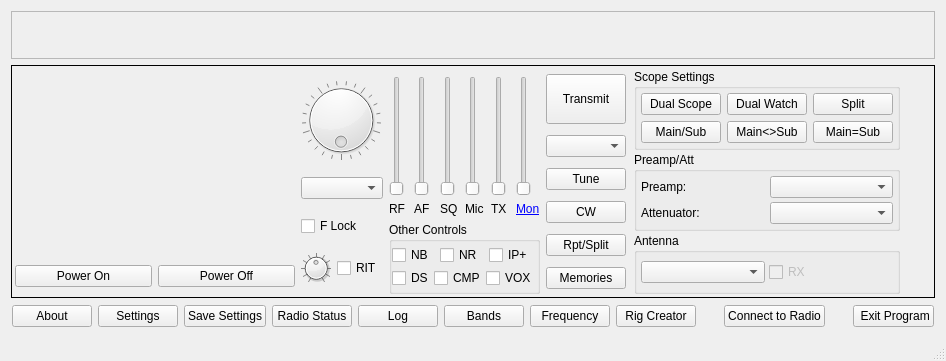
<?xml version="1.0" encoding="UTF-8"?>
<ui version="4.0">
 <class>wfmain</class>
 <widget class="QMainWindow" name="wfmain">
  <property name="geometry">
   <rect>
    <x>0</x>
    <y>0</y>
    <width>946</width>
    <height>361</height>
   </rect>
  </property>
  <property name="acceptDrops">
   <bool>true</bool>
  </property>
  <property name="windowTitle">
   <string>wfmain</string>
  </property>
  <widget class="QWidget" name="centralWidget">
   <layout class="QVBoxLayout" name="verticalLayout">
    <item>
     <widget class="QFrame" name="scopeVFOGroup">
      <property name="sizePolicy">
       <sizepolicy hsizetype="Preferred" vsizetype="Preferred">
        <horstretch>0</horstretch>
        <verstretch>0</verstretch>
       </sizepolicy>
      </property>
      <property name="frameShape">
       <enum>QFrame::Shape::StyledPanel</enum>
      </property>
      <property name="frameShadow">
       <enum>QFrame::Shadow::Raised</enum>
      </property>
      <layout class="QVBoxLayout" name="scopeVFOLayout">
       <property name="spacing">
        <number>0</number>
       </property>
       <property name="leftMargin">
        <number>0</number>
       </property>
       <property name="topMargin">
        <number>0</number>
       </property>
       <property name="rightMargin">
        <number>0</number>
       </property>
       <property name="bottomMargin">
        <number>0</number>
       </property>
       <item>
        <layout class="QVBoxLayout" name="vfoLayout">
         <property name="spacing">
          <number>0</number>
         </property>
         <property name="leftMargin">
          <number>0</number>
         </property>
         <property name="topMargin">
          <number>0</number>
         </property>
         <property name="rightMargin">
          <number>0</number>
         </property>
         <property name="bottomMargin">
          <number>0</number>
         </property>
        </layout>
       </item>
      </layout>
     </widget>
    </item>
    <item>
     <widget class="QFrame" name="mainGroup">
      <property name="sizePolicy">
       <sizepolicy hsizetype="Preferred" vsizetype="Fixed">
        <horstretch>0</horstretch>
        <verstretch>0</verstretch>
       </sizepolicy>
      </property>
      <property name="frameShape">
       <enum>QFrame::Shape::Box</enum>
      </property>
      <property name="frameShadow">
       <enum>QFrame::Shadow::Plain</enum>
      </property>
      <property name="lineWidth">
       <number>1</number>
      </property>
      <property name="midLineWidth">
       <number>0</number>
      </property>
      <layout class="QVBoxLayout" name="verticalLayout_2">
       <property name="spacing">
        <number>2</number>
       </property>
       <property name="leftMargin">
        <number>3</number>
       </property>
       <property name="topMargin">
        <number>3</number>
       </property>
       <property name="rightMargin">
        <number>3</number>
       </property>
       <property name="bottomMargin">
        <number>3</number>
       </property>
       <item>
        <layout class="QHBoxLayout" name="horizontalLayout_2">
         <item>
          <layout class="QVBoxLayout" name="metersVerticalLayout">
           <property name="leftMargin">
            <number>0</number>
           </property>
           <item>
            <layout class="QVBoxLayout" name="meterLayout">
             <property name="spacing">
              <number>0</number>
             </property>
             <property name="topMargin">
              <number>0</number>
             </property>
             <property name="bottomMargin">
              <number>0</number>
             </property>
             <item>
              <widget class="meter" name="meterSPoWidget" native="true">
               <property name="sizePolicy">
                <sizepolicy hsizetype="Preferred" vsizetype="Fixed">
                 <horstretch>0</horstretch>
                 <verstretch>0</verstretch>
                </sizepolicy>
               </property>
               <property name="minimumSize">
                <size>
                 <width>280</width>
                 <height>30</height>
                </size>
               </property>
               <property name="maximumSize">
                <size>
                 <width>16777215</width>
                 <height>60</height>
                </size>
               </property>
              </widget>
             </item>
             <item>
              <widget class="meter" name="meter2Widget" native="true">
               <property name="sizePolicy">
                <sizepolicy hsizetype="Preferred" vsizetype="Fixed">
                 <horstretch>0</horstretch>
                 <verstretch>0</verstretch>
                </sizepolicy>
               </property>
               <property name="minimumSize">
                <size>
                 <width>280</width>
                 <height>30</height>
                </size>
               </property>
               <property name="maximumSize">
                <size>
                 <width>16777215</width>
                 <height>60</height>
                </size>
               </property>
              </widget>
             </item>
             <item>
              <widget class="meter" name="meter3Widget" native="true">
               <property name="minimumSize">
                <size>
                 <width>0</width>
                 <height>30</height>
                </size>
               </property>
               <property name="maximumSize">
                <size>
                 <width>16777215</width>
                 <height>60</height>
                </size>
               </property>
              </widget>
             </item>
            </layout>
           </item>
           <item>
            <layout class="QHBoxLayout" name="horizontalLayout_27">
             <item>
              <widget class="QPushButton" name="rigPowerOnBtn">
               <property name="focusPolicy">
                <enum>Qt::FocusPolicy::NoFocus</enum>
               </property>
               <property name="toolTip">
                <string>&lt;html&gt;&lt;head/&gt;&lt;body&gt;&lt;p&gt;Turns the radio on&lt;/p&gt;&lt;/body&gt;&lt;/html&gt;</string>
               </property>
               <property name="text">
                <string>Power On</string>
               </property>
              </widget>
             </item>
             <item>
              <widget class="QPushButton" name="rigPowerOffBtn">
               <property name="focusPolicy">
                <enum>Qt::FocusPolicy::NoFocus</enum>
               </property>
               <property name="toolTip">
                <string>&lt;html&gt;&lt;head/&gt;&lt;body&gt;&lt;p&gt;Turns the radio off&lt;/p&gt;&lt;/body&gt;&lt;/html&gt;</string>
               </property>
               <property name="text">
                <string>Power Off</string>
               </property>
              </widget>
             </item>
            </layout>
           </item>
          </layout>
         </item>
         <item>
          <layout class="QVBoxLayout" name="tuningLayout">
           <property name="rightMargin">
            <number>0</number>
           </property>
           <item>
            <widget class="QDial" name="freqDial">
             <property name="sizePolicy">
              <sizepolicy hsizetype="Fixed" vsizetype="Fixed">
               <horstretch>0</horstretch>
               <verstretch>0</verstretch>
              </sizepolicy>
             </property>
             <property name="minimumSize">
              <size>
               <width>60</width>
               <height>60</height>
              </size>
             </property>
             <property name="maximumSize">
              <size>
               <width>80</width>
               <height>80</height>
              </size>
             </property>
             <property name="accessibleName">
              <string>Tuning Dial</string>
             </property>
             <property name="minimum">
              <number>3000</number>
             </property>
             <property name="maximum">
              <number>4000</number>
             </property>
             <property name="singleStep">
              <number>10</number>
             </property>
             <property name="pageStep">
              <number>100</number>
             </property>
             <property name="wrapping">
              <bool>true</bool>
             </property>
             <property name="notchesVisible">
              <bool>true</bool>
             </property>
            </widget>
           </item>
           <item>
            <widget class="QComboBox" name="tuningStepCombo">
             <property name="toolTip">
              <string>Tuning Step Selection possibly. Or not...</string>
             </property>
             <property name="accessibleName">
              <string>Tuning Step Selection</string>
             </property>
             <property name="sizeAdjustPolicy">
              <enum>QComboBox::SizeAdjustPolicy::AdjustToContents</enum>
             </property>
            </widget>
           </item>
           <item>
            <widget class="QCheckBox" name="tuneLockChk">
             <property name="accessibleName">
              <string>Frequency Lock</string>
             </property>
             <property name="text">
              <string>F Lock</string>
             </property>
            </widget>
           </item>
           <item>
            <layout class="QHBoxLayout" name="horizontalLayout_25">
             <item>
              <widget class="QDial" name="ritTuneDial">
               <property name="maximumSize">
                <size>
                 <width>30</width>
                 <height>30</height>
                </size>
               </property>
               <property name="accessibleName">
                <string>R I T Dial</string>
               </property>
               <property name="minimum">
                <number>-500</number>
               </property>
               <property name="maximum">
                <number>500</number>
               </property>
               <property name="singleStep">
                <number>10</number>
               </property>
               <property name="pageStep">
                <number>50</number>
               </property>
               <property name="invertedAppearance">
                <bool>false</bool>
               </property>
               <property name="notchTarget">
                <double>10.000000000000000</double>
               </property>
               <property name="notchesVisible">
                <bool>true</bool>
               </property>
              </widget>
             </item>
             <item>
              <widget class="QCheckBox" name="ritEnableChk">
               <property name="accessibleName">
                <string>R I T Enable</string>
               </property>
               <property name="text">
                <string>RIT</string>
               </property>
              </widget>
             </item>
            </layout>
           </item>
          </layout>
         </item>
         <item>
          <layout class="QVBoxLayout" name="controlsLayout">
           <item>
            <spacer name="verticalSpacer">
             <property name="orientation">
              <enum>Qt::Orientation::Vertical</enum>
             </property>
             <property name="sizeHint" stdset="0">
              <size>
               <width>20</width>
               <height>5</height>
              </size>
             </property>
            </spacer>
           </item>
           <item>
            <layout class="QHBoxLayout" name="levelsHorizontalLayout">
             <property name="spacing">
              <number>6</number>
             </property>
             <property name="sizeConstraint">
              <enum>QLayout::SizeConstraint::SetMinimumSize</enum>
             </property>
             <property name="topMargin">
              <number>0</number>
             </property>
             <item>
              <layout class="QVBoxLayout" name="rfVerticalLayout">
               <property name="spacing">
                <number>6</number>
               </property>
               <property name="sizeConstraint">
                <enum>QLayout::SizeConstraint::SetDefaultConstraint</enum>
               </property>
               <property name="rightMargin">
                <number>0</number>
               </property>
               <item>
                <widget class="QSlider" name="rfGainSlider">
                 <property name="sizePolicy">
                  <sizepolicy hsizetype="Fixed" vsizetype="Fixed">
                   <horstretch>0</horstretch>
                   <verstretch>0</verstretch>
                  </sizepolicy>
                 </property>
                 <property name="minimumSize">
                  <size>
                   <width>0</width>
                   <height>120</height>
                  </size>
                 </property>
                 <property name="maximumSize">
                  <size>
                   <width>16777215</width>
                   <height>16777215</height>
                  </size>
                 </property>
                 <property name="toolTip">
                  <string>RX RF Gain</string>
                 </property>
                 <property name="accessibleName">
                  <string>RF Gain</string>
                 </property>
                 <property name="accessibleDescription">
                  <string>Receiver RF Gain</string>
                 </property>
                 <property name="maximum">
                  <number>255</number>
                 </property>
                 <property name="orientation">
                  <enum>Qt::Orientation::Vertical</enum>
                 </property>
                </widget>
               </item>
               <item>
                <widget class="QLabel" name="rfGainLabel">
                 <property name="minimumSize">
                  <size>
                   <width>0</width>
                   <height>0</height>
                  </size>
                 </property>
                 <property name="maximumSize">
                  <size>
                   <width>16777215</width>
                   <height>15</height>
                  </size>
                 </property>
                 <property name="text">
                  <string>RF</string>
                 </property>
                </widget>
               </item>
              </layout>
             </item>
             <item>
              <layout class="QVBoxLayout" name="afVerticalLayout">
               <property name="rightMargin">
                <number>0</number>
               </property>
               <item>
                <widget class="QSlider" name="afGainSlider">
                 <property name="sizePolicy">
                  <sizepolicy hsizetype="Fixed" vsizetype="Fixed">
                   <horstretch>0</horstretch>
                   <verstretch>0</verstretch>
                  </sizepolicy>
                 </property>
                 <property name="minimumSize">
                  <size>
                   <width>0</width>
                   <height>120</height>
                  </size>
                 </property>
                 <property name="maximumSize">
                  <size>
                   <width>16777215</width>
                   <height>16777215</height>
                  </size>
                 </property>
                 <property name="toolTip">
                  <string>RX AF Gain</string>
                 </property>
                 <property name="accessibleName">
                  <string>AF Gain</string>
                 </property>
                 <property name="accessibleDescription">
                  <string>Receive Audio Level. Sets rig volume on USB rigs, and sets PC volume on LAN rigs.</string>
                 </property>
                 <property name="maximum">
                  <number>255</number>
                 </property>
                 <property name="orientation">
                  <enum>Qt::Orientation::Vertical</enum>
                 </property>
                </widget>
               </item>
               <item>
                <widget class="QLabel" name="afGainLabel">
                 <property name="maximumSize">
                  <size>
                   <width>16777215</width>
                   <height>15</height>
                  </size>
                 </property>
                 <property name="text">
                  <string>AF</string>
                 </property>
                </widget>
               </item>
              </layout>
             </item>
             <item>
              <layout class="QVBoxLayout" name="sqVerticalLayout">
               <property name="leftMargin">
                <number>0</number>
               </property>
               <item>
                <widget class="QSlider" name="sqlSlider">
                 <property name="sizePolicy">
                  <sizepolicy hsizetype="Fixed" vsizetype="Fixed">
                   <horstretch>0</horstretch>
                   <verstretch>0</verstretch>
                  </sizepolicy>
                 </property>
                 <property name="minimumSize">
                  <size>
                   <width>0</width>
                   <height>120</height>
                  </size>
                 </property>
                 <property name="maximumSize">
                  <size>
                   <width>16777215</width>
                   <height>16777215</height>
                  </size>
                 </property>
                 <property name="toolTip">
                  <string>&lt;html&gt;&lt;head/&gt;&lt;body&gt;&lt;p&gt;Squelch&lt;/p&gt;&lt;/body&gt;&lt;/html&gt;</string>
                 </property>
                 <property name="accessibleName">
                  <string>Squelch</string>
                 </property>
                 <property name="accessibleDescription">
                  <string>Squelch control. Top is fully-muted, bottom is wide open.</string>
                 </property>
                 <property name="maximum">
                  <number>255</number>
                 </property>
                 <property name="orientation">
                  <enum>Qt::Orientation::Vertical</enum>
                 </property>
                </widget>
               </item>
               <item>
                <widget class="QLabel" name="squelchLabel">
                 <property name="maximumSize">
                  <size>
                   <width>16777215</width>
                   <height>15</height>
                  </size>
                 </property>
                 <property name="text">
                  <string>SQ</string>
                 </property>
                </widget>
               </item>
              </layout>
             </item>
             <item>
              <layout class="QVBoxLayout" name="micVerticalLayout">
               <property name="leftMargin">
                <number>0</number>
               </property>
               <item>
                <widget class="QSlider" name="micGainSlider">
                 <property name="sizePolicy">
                  <sizepolicy hsizetype="Fixed" vsizetype="Fixed">
                   <horstretch>0</horstretch>
                   <verstretch>0</verstretch>
                  </sizepolicy>
                 </property>
                 <property name="minimumSize">
                  <size>
                   <width>0</width>
                   <height>120</height>
                  </size>
                 </property>
                 <property name="maximumSize">
                  <size>
                   <width>16777215</width>
                   <height>16777215</height>
                  </size>
                 </property>
                 <property name="toolTip">
                  <string>Mic Gain</string>
                 </property>
                 <property name="accessibleName">
                  <string>Transmit Audio Gain</string>
                 </property>
                 <property name="accessibleDescription">
                  <string>Sets the gain for the transmit audio source, for example mic gain or accessory port gain</string>
                 </property>
                 <property name="maximum">
                  <number>255</number>
                 </property>
                 <property name="orientation">
                  <enum>Qt::Orientation::Vertical</enum>
                 </property>
                </widget>
               </item>
               <item>
                <widget class="QLabel" name="modSliderLbl">
                 <property name="maximumSize">
                  <size>
                   <width>16777215</width>
                   <height>15</height>
                  </size>
                 </property>
                 <property name="text">
                  <string>Mic</string>
                 </property>
                </widget>
               </item>
              </layout>
             </item>
             <item>
              <layout class="QVBoxLayout" name="txVerticalLayout">
               <property name="rightMargin">
                <number>0</number>
               </property>
               <item>
                <widget class="QSlider" name="txPowerSlider">
                 <property name="sizePolicy">
                  <sizepolicy hsizetype="Fixed" vsizetype="Fixed">
                   <horstretch>0</horstretch>
                   <verstretch>0</verstretch>
                  </sizepolicy>
                 </property>
                 <property name="minimumSize">
                  <size>
                   <width>0</width>
                   <height>120</height>
                  </size>
                 </property>
                 <property name="maximumSize">
                  <size>
                   <width>16777215</width>
                   <height>16777215</height>
                  </size>
                 </property>
                 <property name="toolTip">
                  <string>Transmit Power</string>
                 </property>
                 <property name="accessibleName">
                  <string>Transmit Power</string>
                 </property>
                 <property name="accessibleDescription">
                  <string>Transmit power level</string>
                 </property>
                 <property name="maximum">
                  <number>255</number>
                 </property>
                 <property name="orientation">
                  <enum>Qt::Orientation::Vertical</enum>
                 </property>
                </widget>
               </item>
               <item>
                <widget class="QLabel" name="txPowerLabel">
                 <property name="maximumSize">
                  <size>
                   <width>16777215</width>
                   <height>15</height>
                  </size>
                 </property>
                 <property name="text">
                  <string>TX</string>
                 </property>
                </widget>
               </item>
              </layout>
             </item>
             <item>
              <layout class="QVBoxLayout" name="monVerticalLayout">
               <item>
                <widget class="QSlider" name="monitorSlider">
                 <property name="sizePolicy">
                  <sizepolicy hsizetype="Fixed" vsizetype="Fixed">
                   <horstretch>0</horstretch>
                   <verstretch>0</verstretch>
                  </sizepolicy>
                 </property>
                 <property name="minimumSize">
                  <size>
                   <width>0</width>
                   <height>120</height>
                  </size>
                 </property>
                 <property name="maximumSize">
                  <size>
                   <width>16777215</width>
                   <height>16777215</height>
                  </size>
                 </property>
                 <property name="toolTip">
                  <string>Set the rado monitor level</string>
                 </property>
                 <property name="maximum">
                  <number>255</number>
                 </property>
                 <property name="orientation">
                  <enum>Qt::Orientation::Vertical</enum>
                 </property>
                </widget>
               </item>
               <item>
                <widget class="QLabel" name="monitorLabel">
                 <property name="maximumSize">
                  <size>
                   <width>16777215</width>
                   <height>15</height>
                  </size>
                 </property>
                 <property name="mouseTracking">
                  <bool>true</bool>
                 </property>
                 <property name="text">
                  <string>&lt;a href='#'&gt;Mon&lt;/a&gt;</string>
                 </property>
                 <property name="textFormat">
                  <enum>Qt::TextFormat::AutoText</enum>
                 </property>
                 <property name="openExternalLinks">
                  <bool>false</bool>
                 </property>
                 <property name="textInteractionFlags">
                  <set>Qt::TextInteractionFlag::LinksAccessibleByMouse</set>
                 </property>
                </widget>
               </item>
              </layout>
             </item>
            </layout>
           </item>
           <item>
            <widget class="QGroupBox" name="OtherControlsGrp">
             <property name="title">
              <string>Other Controls</string>
             </property>
             <layout class="QVBoxLayout" name="verticalLayout_3">
              <property name="spacing">
               <number>3</number>
              </property>
              <property name="leftMargin">
               <number>0</number>
              </property>
              <property name="topMargin">
               <number>3</number>
              </property>
              <property name="rightMargin">
               <number>0</number>
              </property>
              <property name="bottomMargin">
               <number>3</number>
              </property>
              <item>
               <layout class="QHBoxLayout" name="horizontalLayout_6">
                <property name="spacing">
                 <number>0</number>
                </property>
                <item>
                 <widget class="QCheckBox" name="nbEnableChk">
                  <property name="toolTip">
                   <string>Noise Blanker</string>
                  </property>
                  <property name="text">
                   <string>NB</string>
                  </property>
                 </widget>
                </item>
                <item>
                 <widget class="QCheckBox" name="nrEnableChk">
                  <property name="toolTip">
                   <string>Noise Reduction</string>
                  </property>
                  <property name="text">
                   <string>NR</string>
                  </property>
                 </widget>
                </item>
                <item>
                 <widget class="QCheckBox" name="ipPlusEnableChk">
                  <property name="toolTip">
                   <string>IP+ Funcion</string>
                  </property>
                  <property name="text">
                   <string>IP+</string>
                  </property>
                 </widget>
                </item>
               </layout>
              </item>
              <item>
               <layout class="QHBoxLayout" name="horizontalLayout">
                <property name="spacing">
                 <number>0</number>
                </property>
                <item>
                 <widget class="QCheckBox" name="digiselEnableChk">
                  <property name="toolTip">
                   <string>Digi-Sel</string>
                  </property>
                  <property name="text">
                   <string>DS</string>
                  </property>
                 </widget>
                </item>
                <item>
                 <widget class="QCheckBox" name="compEnableChk">
                  <property name="toolTip">
                   <string>Compressor</string>
                  </property>
                  <property name="text">
                   <string>CMP</string>
                  </property>
                 </widget>
                </item>
                <item>
                 <widget class="QCheckBox" name="voxEnableChk">
                  <property name="toolTip">
                   <string>Vox Enable</string>
                  </property>
                  <property name="text">
                   <string>VOX</string>
                  </property>
                 </widget>
                </item>
               </layout>
              </item>
             </layout>
            </widget>
           </item>
          </layout>
         </item>
         <item>
          <layout class="QVBoxLayout" name="buttonsVerticalLayout">
           <property name="leftMargin">
            <number>0</number>
           </property>
           <property name="topMargin">
            <number>0</number>
           </property>
           <item>
            <widget class="QPushButton" name="transmitBtn">
             <property name="minimumSize">
              <size>
               <width>0</width>
               <height>50</height>
              </size>
             </property>
             <property name="focusPolicy">
              <enum>Qt::FocusPolicy::NoFocus</enum>
             </property>
             <property name="toolTip">
              <string>Transmit and Receive button</string>
             </property>
             <property name="text">
              <string>Transmit</string>
             </property>
            </widget>
           </item>
           <item>
            <widget class="QComboBox" name="tunerTypeCombo">
             <property name="toolTip">
              <string>Select the antenna tuner: Internal (radio's built-in ATU), K1FM (magnetic loop controller), or OFF</string>
             </property>
             <property name="accessibleName">
              <string>Tuner Type</string>
             </property>
            </widget>
           </item>
           <item>
            <widget class="QPushButton" name="tuneNowBtn">
             <property name="focusPolicy">
              <enum>Qt::FocusPolicy::NoFocus</enum>
             </property>
             <property name="toolTip">
              <string>Start the automatic antenna tuner cycle</string>
             </property>
             <property name="text">
              <string>Tune</string>
             </property>
            </widget>
           </item>
           <item>
            <widget class="QPushButton" name="cwButton">
             <property name="focusPolicy">
              <enum>Qt::FocusPolicy::NoFocus</enum>
             </property>
             <property name="toolTip">
              <string>Press to bring up the CW Sender</string>
             </property>
             <property name="text">
              <string>CW</string>
             </property>
            </widget>
           </item>
           <item>
            <widget class="QPushButton" name="rptSetupBtn">
             <property name="focusPolicy">
              <enum>Qt::FocusPolicy::NoFocus</enum>
             </property>
             <property name="toolTip">
              <string>Show the repeater tone and offset window</string>
             </property>
             <property name="text">
              <string>Rpt/Split</string>
             </property>
            </widget>
           </item>
           <item>
            <widget class="QPushButton" name="memoriesBtn">
             <property name="focusPolicy">
              <enum>Qt::FocusPolicy::NoFocus</enum>
             </property>
             <property name="text">
              <string>Memories</string>
             </property>
            </widget>
           </item>
          </layout>
         </item>
         <item>
          <layout class="QVBoxLayout" name="rightControlsLayout">
           <property name="spacing">
            <number>2</number>
           </property>
           <property name="leftMargin">
            <number>2</number>
           </property>
           <property name="topMargin">
            <number>0</number>
           </property>
           <property name="rightMargin">
            <number>2</number>
           </property>
           <property name="bottomMargin">
            <number>0</number>
           </property>
           <item>
            <widget class="QGroupBox" name="scopeSettingsGroup">
             <property name="title">
              <string>Scope Settings</string>
             </property>
             <layout class="QHBoxLayout" name="horizontalLayout_4">
              <property name="spacing">
               <number>3</number>
              </property>
              <property name="leftMargin">
               <number>4</number>
              </property>
              <property name="topMargin">
               <number>4</number>
              </property>
              <property name="rightMargin">
               <number>4</number>
              </property>
              <property name="bottomMargin">
               <number>4</number>
              </property>
              <item>
               <layout class="QHBoxLayout" name="horizontalLayout_3">
                <property name="spacing">
                 <number>3</number>
                </property>
                <item>
                 <layout class="QGridLayout" name="gridLayout">
                  <item row="2" column="1">
                   <widget class="QPushButton" name="dualWatchBtn">
                    <property name="focusPolicy">
                     <enum>Qt::FocusPolicy::NoFocus</enum>
                    </property>
                    <property name="text">
                     <string>Dual Watch</string>
                    </property>
                    <property name="checkable">
                     <bool>true</bool>
                    </property>
                   </widget>
                  </item>
                  <item row="2" column="0">
                   <widget class="QPushButton" name="scopeDualBtn">
                    <property name="sizePolicy">
                     <sizepolicy hsizetype="Minimum" vsizetype="Fixed">
                      <horstretch>0</horstretch>
                      <verstretch>0</verstretch>
                     </sizepolicy>
                    </property>
                    <property name="maximumSize">
                     <size>
                      <width>16777215</width>
                      <height>16777215</height>
                     </size>
                    </property>
                    <property name="focusPolicy">
                     <enum>Qt::FocusPolicy::NoFocus</enum>
                    </property>
                    <property name="text">
                     <string>Dual Scope</string>
                    </property>
                    <property name="checkable">
                     <bool>true</bool>
                    </property>
                   </widget>
                  </item>
                  <item row="6" column="0">
                   <widget class="QPushButton" name="scopeMainSubBtn">
                    <property name="maximumSize">
                     <size>
                      <width>16777215</width>
                      <height>16777215</height>
                     </size>
                    </property>
                    <property name="focusPolicy">
                     <enum>Qt::FocusPolicy::NoFocus</enum>
                    </property>
                    <property name="text">
                     <string>Main/Sub</string>
                    </property>
                    <property name="checkable">
                     <bool>false</bool>
                    </property>
                   </widget>
                  </item>
                  <item row="2" column="2">
                   <widget class="QPushButton" name="splitBtn">
                    <property name="focusPolicy">
                     <enum>Qt::FocusPolicy::NoFocus</enum>
                    </property>
                    <property name="text">
                     <string>Split</string>
                    </property>
                    <property name="checkable">
                     <bool>true</bool>
                    </property>
                   </widget>
                  </item>
                  <item row="6" column="1">
                   <widget class="QPushButton" name="swapMainSubBtn">
                    <property name="focusPolicy">
                     <enum>Qt::FocusPolicy::NoFocus</enum>
                    </property>
                    <property name="text">
                     <string>Main&lt;&gt;Sub</string>
                    </property>
                   </widget>
                  </item>
                  <item row="6" column="2">
                   <widget class="QPushButton" name="mainEqualsSubBtn">
                    <property name="focusPolicy">
                     <enum>Qt::FocusPolicy::NoFocus</enum>
                    </property>
                    <property name="text">
                     <string>Main=Sub</string>
                    </property>
                   </widget>
                  </item>
                 </layout>
                </item>
               </layout>
              </item>
             </layout>
            </widget>
           </item>
           <item>
            <widget class="QGroupBox" name="preampAttGroup">
             <property name="title">
              <string>Preamp/Att</string>
             </property>
             <layout class="QVBoxLayout" name="preAttLayout">
              <property name="spacing">
               <number>4</number>
              </property>
              <property name="leftMargin">
               <number>4</number>
              </property>
              <property name="topMargin">
               <number>4</number>
              </property>
              <property name="rightMargin">
               <number>4</number>
              </property>
              <property name="bottomMargin">
               <number>4</number>
              </property>
              <item>
               <layout class="QHBoxLayout" name="horizontalLayout_23">
                <item>
                 <widget class="QLabel" name="preAmpLabel">
                  <property name="text">
                   <string>Preamp:</string>
                  </property>
                 </widget>
                </item>
                <item>
                 <widget class="QComboBox" name="preampSelCombo">
                  <property name="accessibleName">
                   <string>Preamp selector</string>
                  </property>
                  <property name="sizeAdjustPolicy">
                   <enum>QComboBox::SizeAdjustPolicy::AdjustToContents</enum>
                  </property>
                 </widget>
                </item>
               </layout>
              </item>
              <item>
               <layout class="QHBoxLayout" name="horizontalLayout_19">
                <property name="topMargin">
                 <number>0</number>
                </property>
                <property name="bottomMargin">
                 <number>0</number>
                </property>
                <item>
                 <widget class="QLabel" name="attenuatorLabel">
                  <property name="text">
                   <string>Attenuator:</string>
                  </property>
                 </widget>
                </item>
                <item>
                 <widget class="QComboBox" name="attSelCombo">
                  <property name="accessibleName">
                   <string>Attenuator selector</string>
                  </property>
                  <property name="sizeAdjustPolicy">
                   <enum>QComboBox::SizeAdjustPolicy::AdjustToContents</enum>
                  </property>
                 </widget>
                </item>
               </layout>
              </item>
             </layout>
            </widget>
           </item>
           <item>
            <widget class="QGroupBox" name="antennaGroup">
             <property name="title">
              <string>Antenna</string>
             </property>
             <layout class="QHBoxLayout" name="horizontalLayout_5">
              <property name="spacing">
               <number>4</number>
              </property>
              <property name="leftMargin">
               <number>4</number>
              </property>
              <property name="topMargin">
               <number>8</number>
              </property>
              <property name="rightMargin">
               <number>4</number>
              </property>
              <property name="bottomMargin">
               <number>8</number>
              </property>
              <item>
               <widget class="QComboBox" name="antennaSelCombo">
                <property name="accessibleName">
                 <string>Antenna port selector</string>
                </property>
                <property name="sizeAdjustPolicy">
                 <enum>QComboBox::SizeAdjustPolicy::AdjustToContents</enum>
                </property>
               </widget>
              </item>
              <item>
               <widget class="QCheckBox" name="rxAntennaCheck">
                <property name="enabled">
                 <bool>false</bool>
                </property>
                <property name="text">
                 <string>RX</string>
                </property>
               </widget>
              </item>
             </layout>
            </widget>
           </item>
          </layout>
         </item>
         <item>
          <spacer name="horizontalSpacer_3">
           <property name="orientation">
            <enum>Qt::Orientation::Horizontal</enum>
           </property>
           <property name="sizeHint" stdset="0">
            <size>
             <width>40</width>
             <height>20</height>
            </size>
           </property>
          </spacer>
         </item>
        </layout>
       </item>
      </layout>
     </widget>
    </item>
    <item>
     <widget class="QFrame" name="lowerButtonsFrame">
      <property name="sizePolicy">
       <sizepolicy hsizetype="Expanding" vsizetype="Fixed">
        <horstretch>0</horstretch>
        <verstretch>0</verstretch>
       </sizepolicy>
      </property>
      <layout class="QHBoxLayout" name="horizontalLayout_16">
       <property name="sizeConstraint">
        <enum>QLayout::SizeConstraint::SetDefaultConstraint</enum>
       </property>
       <property name="leftMargin">
        <number>1</number>
       </property>
       <property name="topMargin">
        <number>1</number>
       </property>
       <property name="rightMargin">
        <number>1</number>
       </property>
       <property name="bottomMargin">
        <number>1</number>
       </property>
       <item>
        <widget class="QPushButton" name="aboutBtn">
         <property name="focusPolicy">
          <enum>Qt::FocusPolicy::NoFocus</enum>
         </property>
         <property name="text">
          <string>About</string>
         </property>
        </widget>
       </item>
       <item>
        <widget class="QPushButton" name="showSettingsBtn">
         <property name="focusPolicy">
          <enum>Qt::FocusPolicy::NoFocus</enum>
         </property>
         <property name="text">
          <string>Settings</string>
         </property>
        </widget>
       </item>
       <item>
        <widget class="QPushButton" name="saveSettingsBtn">
         <property name="focusPolicy">
          <enum>Qt::FocusPolicy::NoFocus</enum>
         </property>
         <property name="text">
          <string>Save Settings</string>
         </property>
        </widget>
       </item>
       <item>
        <widget class="QPushButton" name="radioStatusBtn">
         <property name="focusPolicy">
          <enum>Qt::FocusPolicy::NoFocus</enum>
         </property>
         <property name="text">
          <string>Radio Status</string>
         </property>
        </widget>
       </item>
       <item>
        <widget class="QPushButton" name="showLogBtn">
         <property name="focusPolicy">
          <enum>Qt::FocusPolicy::NoFocus</enum>
         </property>
         <property name="text">
          <string>Log</string>
         </property>
        </widget>
       </item>
       <item>
        <widget class="QPushButton" name="showBandsBtn">
         <property name="focusPolicy">
          <enum>Qt::FocusPolicy::NoFocus</enum>
         </property>
         <property name="text">
          <string>Bands</string>
         </property>
        </widget>
       </item>
       <item>
        <widget class="QPushButton" name="showFreqBtn">
         <property name="focusPolicy">
          <enum>Qt::FocusPolicy::NoFocus</enum>
         </property>
         <property name="text">
          <string>Frequency</string>
         </property>
        </widget>
       </item>
       <item>
        <widget class="QPushButton" name="rigCreatorBtn">
         <property name="focusPolicy">
          <enum>Qt::FocusPolicy::NoFocus</enum>
         </property>
         <property name="text">
          <string>Rig Creator</string>
         </property>
        </widget>
       </item>
       <item>
        <spacer name="horizontalSpacer_32">
         <property name="orientation">
          <enum>Qt::Orientation::Horizontal</enum>
         </property>
         <property name="sizeHint" stdset="0">
          <size>
           <width>40</width>
           <height>20</height>
          </size>
         </property>
        </spacer>
       </item>
       <item>
        <widget class="QPushButton" name="connectBtn">
         <property name="focusPolicy">
          <enum>Qt::FocusPolicy::NoFocus</enum>
         </property>
         <property name="text">
          <string>Connect to Radio</string>
         </property>
        </widget>
       </item>
       <item>
        <spacer name="horizontalSpacer_9">
         <property name="orientation">
          <enum>Qt::Orientation::Horizontal</enum>
         </property>
         <property name="sizeHint" stdset="0">
          <size>
           <width>40</width>
           <height>20</height>
          </size>
         </property>
        </spacer>
       </item>
       <item>
        <widget class="QPushButton" name="exitBtn">
         <property name="font">
          <font>
           <bold>false</bold>
          </font>
         </property>
         <property name="focusPolicy">
          <enum>Qt::FocusPolicy::NoFocus</enum>
         </property>
         <property name="text">
          <string> Exit Program</string>
         </property>
        </widget>
       </item>
      </layout>
     </widget>
    </item>
   </layout>
  </widget>
  <widget class="QStatusBar" name="statusBar"/>
 </widget>
 <layoutdefault spacing="6" margin="11"/>
 <customwidgets>
  <customwidget>
   <class>meter</class>
   <extends>QWidget</extends>
   <header>meter.h</header>
   <container>1</container>
  </customwidget>
 </customwidgets>
 <resources/>
 <connections/>
</ui>
